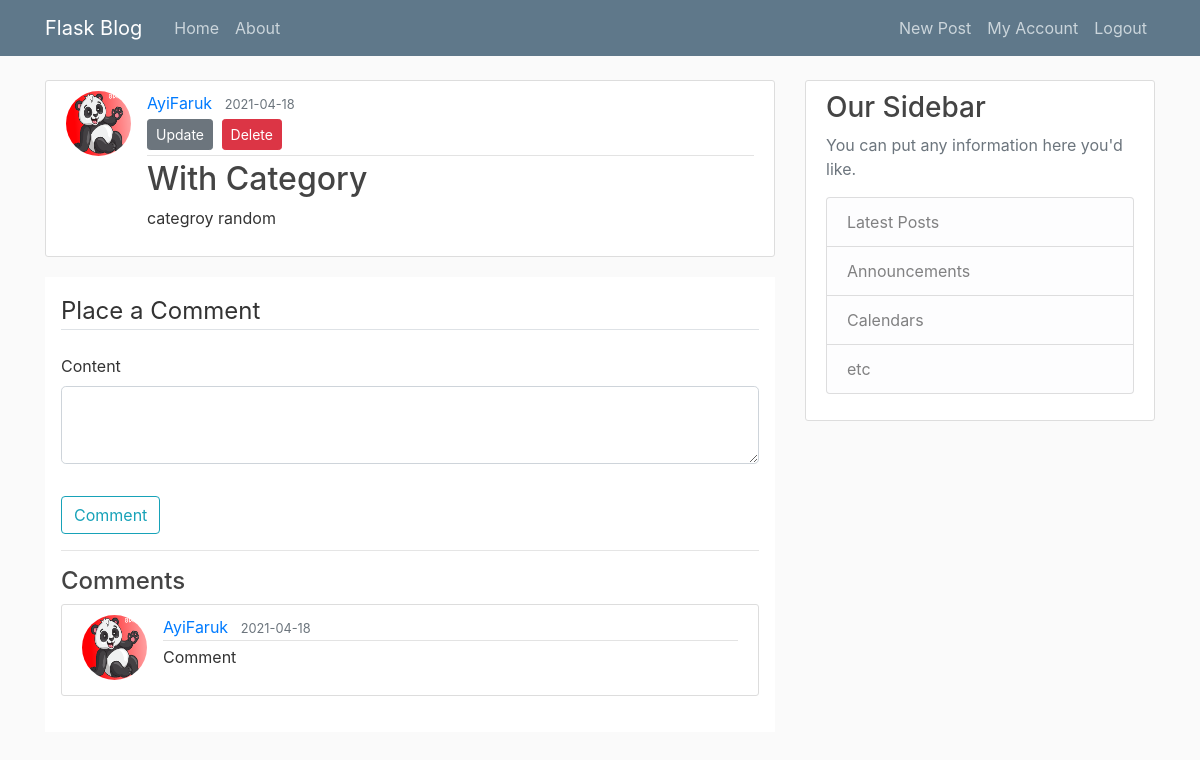
The app's page /post/2 (signed in) with its own data.
### app/models.py (models this page shows, shortened)
class User(db.Model, UserMixin):
    id = db.Column(db.Integer, primary_key=True)
    username = db.Column(db.String(20), unique=True, nullable=False)
    email = db.Column(db.String(120), unique=True, nullable=False)
    password = db.Column(db.String(120), nullable=False)
    image_file = db.Column(db.String(20), nullable=False, default='default.jpg')
    posts=  db.relationship('Post', backref='author', lazy=True)
    comments=  db.relationship('Comment', backref='authorCom', lazy=True)

class Post(db.Model):
    id = db.Column(db.Integer, primary_key=True)
    title = db.Column(db.String(100), nullable=False)
    date_posted = db.Column(db.DateTime, nullable=False, default=datetime.utcnow)
    content = db.Column(db.Text, nullable=False)
    user_id = db.Column(db.Integer, db.ForeignKey('user.id'), nullable=False)
    comments=  db.relationship('Comment', backref='thread', lazy=True)
    category_id = db.Column(db.Integer, db.ForeignKey('category.id'), nullable=False)

class Comment(db.Model):
    id = db.Column(db.Integer, primary_key=True)
    comment = db.Column(db.String(100), nullable=False)
    date_posted = db.Column(db.DateTime, nullable=False, default=datetime.utcnow)
    user_id = db.Column(db.Integer, db.ForeignKey('user.id'), nullable=False)
    post_id = db.Column(db.Integer, db.ForeignKey('post.id'), nullable=False)

### app/posts/routes.py (the view)
@posts.route("/post/<int:post_id>", methods=['GET', 'POST'])
def post(post_id):
    form = CommentForm()                    # Form for posting a Comment
    post = Post.query.get_or_404(post_id)   # Get the Post or return 404 if post not exist
    if form.validate_on_submit():
        comment = Comment(comment=form.content.data,thread=post,user_id=current_user.id)
        db.session.add(comment)
        db.session.commit()
        return redirect(url_for('posts.post',post_id=post.id))
    return render_template('post.html', title=post.title, post=post,commentForm=form)

### app/posts/forms.py
class CommentForm(FlaskForm):
    content = TextAreaField('Content', validators=[DataRequired()])
    submit = SubmitField('Comment')

### app/models.py (called while the page is built)
@login_manager.user_loader
def load_user(user_id):
    return User.query.get(int(user_id))

### app/templates/post.html (shortened to what this page needs)
{% extends "layout.html" %}
{% block content %}
  <article class="media content-section">
    <img class="rounded-circle article-img" src="{{ url_for('static', filename='profile_pics/' + post.author.image_file) }}">
    <div class="media-body">
      <div class="article-metadata">
        <a class="mr-2" href="{{ url_for('users.user_posts', username=post.author.username) }}">{{ post.author.username }}</a>
        <small class="text-muted">{{ post.date_posted.strftime('%Y-%m-%d') }}</small>
        {% if post.author == current_user %}
          <div>
            <a class="btn btn-secondary btn-sm mt-1 mb-1" href="{{ url_for('posts.update_post', post_id=post.id) }}">Update</a>
            <button type="button" class="btn btn-danger btn-sm m-1" data-toggle="modal" data-target="#deleteModal">Delete</button>
          </div>
        {% endif %}
      </div>
      <h2 class="article-title">{{ post.title }}</h2>
      <p class="article-content">{{ post.content }}</p>
    </div>
  </article>
  <div class="bg-white p-3">
      {% if current_user.is_authenticated %}
      <form method="POST" action="">
          <fieldset class="form-group">
              <legend class="border-bottom mb-4">Place a Comment</legend>
              <div class="form-group">
                  {{ commentForm.content.label(class="form-control-label") }}
                  {% if commentForm.content.errors %}
                      {{ commentForm.content(class="form-control form-control-lg is-invalid") }}
                      <div class="invalid-feedback">
                          {% for error in commentForm.content.errors %}
                              <span>{{ error }}</span>
                          {% endfor %}
                      </div>
                  {% else %}
                      {{ commentForm.content(class="form-control form-control-lg") }}
                  {% endif %}
              </div>
          </fieldset>
          <div class="form-group">
              {{ commentForm.submit(class="btn btn-outline-info") }}
          </div>
      </form>
      <hr>
      {% else %}
      <p> Sign in to place Comments</p>
      {% endif %}
      <div class="media-body">
        <h4>Comments</h4>
          {% for comment in post.comments %}
          <article class="media content-section">
            <img class="rounded-circle article-img" src="{{ url_for('static', filename='profile_pics/' + comment.authorCom.image_file) }}">
            <div class="media-body">
              <div class="article-metadata">
                <a class="mr-2" href="{{ url_for('users.user_posts', username=post.author.username) }}">{{ comment.authorCom.username }}</a>
                <small class="text-muted">{{ comment.date_posted.strftime('%Y-%m-%d') }}</small>
              </div>
              <p class="article-content">{{ comment.comment }}</p>
            </div>
          </article>
        {% endfor %}
      </div>
  </div>
{% endblock content %}

### app/static/style/main.css (style rules this page uses)
body { background: #fafafa; color: #333333; margin-top: 5rem; }
h1, h2, h3, h4, h5, h6 { color: #444444; }
.content-section { background: #ffffff; padding: 10px 20px; border: 1px solid #dddddd; border-radius: 3px; margin-bottom: 20px; }
.article-title { color: #444444; }
.article-content { white-space: pre-line; }
.article-img { height: 65px; width: 65px; margin-right: 16px; }
.article-metadata { padding-bottom: 1px; margin-bottom: 4px; border-bottom: 1px solid #e3e3e3 }

### records on screen
User: image_file (placeholder picture), author.username "AyiFaruk"
Post: date_posted "2021-04-18", title "With Category", content "categroy random"
Comment: image_file (placeholder picture), authorCom.username "AyiFaruk", date_posted "2021-04-18", comment "Comment"

### other values on screen
{{ commentForm.content.label(class="form-control-label") }} "Content"
